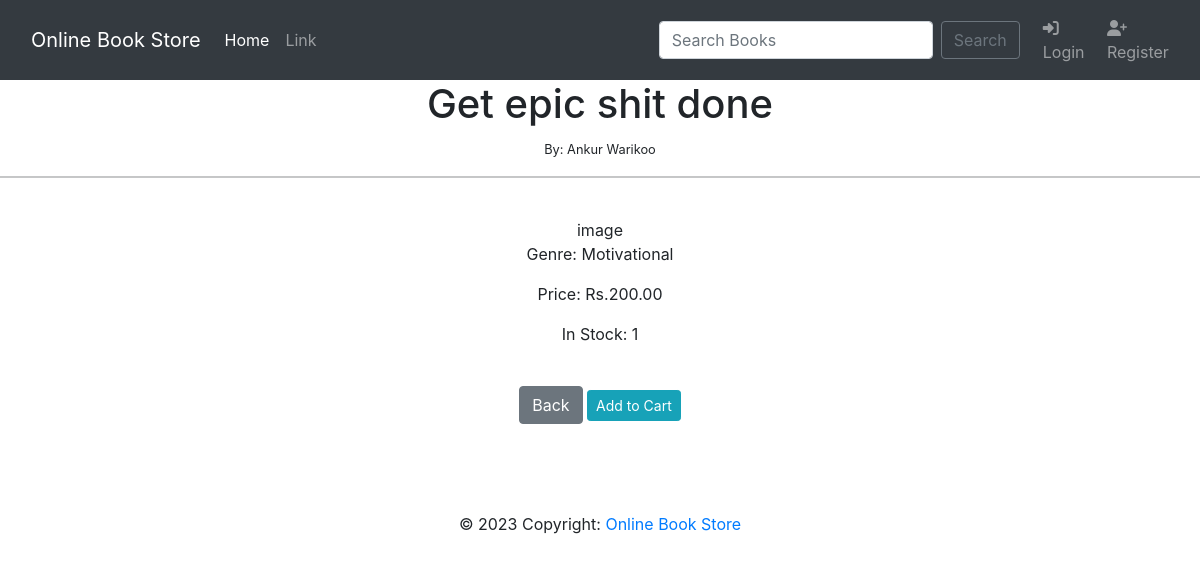
The app's page /bookview/2 with its own data.
### cart/models.py (models this page shows, shortened)
class Book(models.Model):
    title = models.CharField(max_length=255)
    author = models.CharField(max_length=255)
    genre = models.CharField(max_length=255)
    price = models.DecimalField(max_digits=10,decimal_places=2)
    available_quantity = models.PositiveIntegerField()
    image = models.FileField(upload_to='images/',blank=True,null = True)

### cart/views.py (the view)
# urls.py: path('bookview/<int:pk>',BookView.as_view(),name='bookview'),
class BookView(DetailView):
	model = Book
	template_name = 'bookview.html'

### cart/templates/bookview.html (shortened to what this page needs)
{% extends "base.html" %}
{% block content %}
<center>
<h1>{{ book.title }}</h1>
<small>By: {{ book.author}} </small><br/>
<hr>
<br/>
{{ book.image }}
<p>Genre: {{ book.genre }}</p>
<p>Price: Rs.{{ book.price }}</p>
<p>In Stock: {{ book.available_quantity }}</p>
<br/>
<a href="{% url 'home' %}"><button type="button" class="btn btn-secondary">Back</button></a>
<a class="btn btn-sm btn-info" href="{% url 'addtocart' book.id %}">Add to Cart</a>
{% endblock %}

### records on screen
Book: title "Get epic shit done", author "Ankur Warikoo", image "image", genre "Motivational", price "200.00", available_quantity "1"
